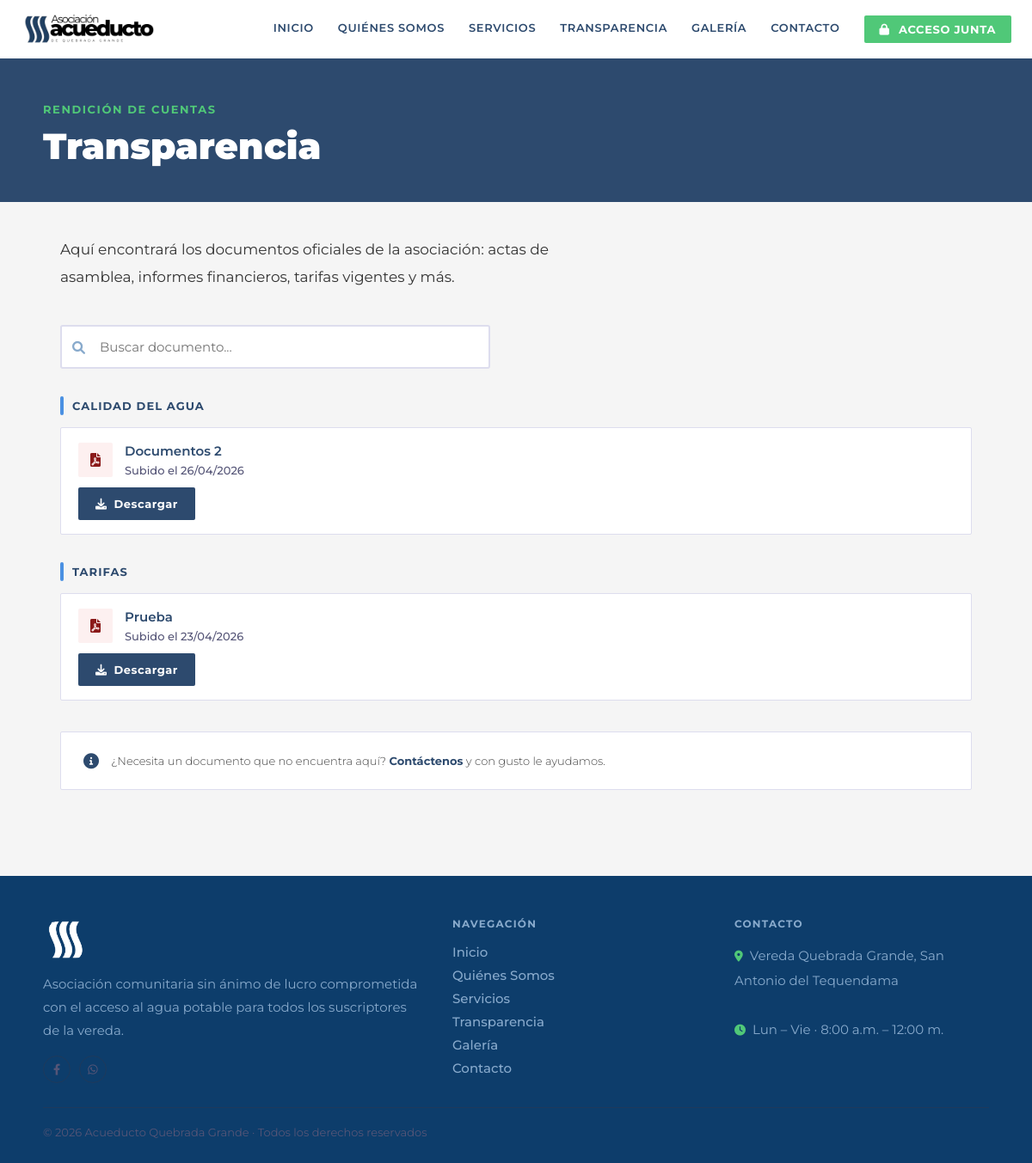
Page /transparencia on the committed database.
### app.py (models this page shows)
class Documento(db.Model):
    id = db.Column(db.Integer, primary_key=True)
    nombre = db.Column(db.String(150), nullable=False)
    categoria = db.Column(db.String(50), nullable=False, default='General')
    ruta = db.Column(db.String(200), nullable=False)
    fecha = db.Column(db.DateTime, default=datetime.now)

### app.py (the view)
@app.route('/transparencia')
def transparencia():
    documentos = Documento.query.order_by(Documento.fecha.desc()).all()
    return render_template('transparencia.html', documentos=documentos)

### app.py (called while the page is built)
@app.after_request
def set_headers(response):
    response.headers['X-Frame-Options'] = 'SAMEORIGIN'
    response.headers['Content-Security-Policy'] = "frame-src 'self' https://www.google.com https://maps.google.com https://www.google.com/maps/"
    return response

@app.template_filter('fecha_es')
def fecha_es(dt):
    return f"{dt.day:02d}/{dt.month:02d}/{dt.year}"

### templates/transparencia.html (shortened to what this page needs)
{% extends "base.html" %}
{% block content %}
<div style="background:#2d4a6e; padding:48px 24px 40px;">
    <div style="max-width:1100px; margin:0 auto;">
        <p style="font-size:13px; font-weight:700; letter-spacing:0.12em; text-transform:uppercase; color:#50C878; margin-bottom:10px;">Rendición de cuentas</p>
        <h1 style="font-size:clamp(28px,4vw,42px); font-weight:900; color:#fff; line-height:1.2;">Transparencia</h1>
    </div>
</div>
<div class="container">
    <p style="font-size:17px; font-weight:400; color:#333; line-height:1.85; max-width:640px; margin-bottom:40px;">
        Aquí encontrará los documentos oficiales de la asociación: actas de asamblea, informes financieros, tarifas vigentes y más.
    </p>
    <div style="margin-bottom:32px;">
        <div style="position:relative; max-width:500px;">
            <i class="fas fa-search" style="position:absolute; left:14px; top:50%; transform:translateY(-50%); color:#88aacc; font-size:15px;"></i>
            <input type="text" id="buscador" placeholder="Buscar documento..."
                oninput="filtrarDocs()"
                style="width:100%; padding:14px 14px 14px 44px; border:2px solid #ddddee; border-radius:3px; font-family:'Montserrat',sans-serif; font-size:15px; outline:none; color:#333333; background:#fff; transition:border-color 0.2s;"
                onfocus="this.style.borderColor='#4A90E2'"
                onblur="this.style.borderColor='#ddddee'">
        </div>
    </div>
    {% if documentos %}
        {% set categorias = documentos | map(attribute='categoria') | unique | list %}
        {% for cat in categorias %}
        <div class="cat-block" style="margin-bottom:32px;">
            <div style="display:flex; align-items:center; gap:10px; margin-bottom:14px;">
                <div style="width:4px; height:22px; background:#4A90E2; border-radius:2px;"></div>
                <h2 style="font-size:13px; font-weight:700; letter-spacing:0.08em; text-transform:uppercase; color:#2d4a6e;">{{ cat }}</h2>
            </div>
            <div style="background:#fff; border:1px solid #ddddee; border-radius:2px; overflow:hidden;">
                {% for doc in documentos if doc.categoria == cat %}
                <div class="doc-row" style="display:flex; flex-direction:column; padding:16px 20px; border-bottom:1px solid #eeeef5; gap:12px; {% if loop.last %}border-bottom:none;{% endif %}">
                    <div style="display:flex; align-items:center; gap:14px;">
                        <div style="background:#fdf0f0; width:40px; height:40px; border-radius:2px; display:flex; align-items:center; justify-content:center; flex-shrink:0;">
                            <i class="fas fa-file-pdf" style="color:#8b1a1a; font-size:16px;"></i>
                        </div>
                        <div>
                            <p style="font-size:15px; font-weight:600; color:#2d4a6e; line-height:1.4;">{{ doc.nombre }}</p>
                            <p style="font-size:13px; font-weight:500; color:#555577; margin-top:4px;">Subido el {{ doc.fecha | fecha_es }}</p>
                        </div>
                    </div>
                    <a href="/documentos/{{ doc.ruta }}" target="_blank"
                        style="display:inline-flex; align-items:center; gap:8px; background:#2d4a6e; color:#fff; font-family:'Montserrat',sans-serif; font-size:13px; font-weight:700; padding:11px 20px; border-radius:2px; text-decoration:none; letter-spacing:0.04em; align-self:flex-start;">
                        <i class="fas fa-download"></i> Descargar
                    </a>
                </div>
                {% endfor %}
            </div>
        </div>
        {% endfor %}
    {% endif %}
    <div style="margin-top:36px; border:1px solid #ddddee; padding:22px 26px; border-radius:2px; display:flex; align-items:center; gap:14px; background:#fff;">
        <i class="fas fa-info-circle" style="color:#2d4a6e; font-size:18px; flex-shrink:0;"></i>
        <p style="font-size:13px; font-weight:300; color:#444; line-height:1.7;">¿Necesita un documento que no encuentra aquí? <a href="/contacto" style="color:#2d4a6e; font-weight:700; text-decoration:none;">Contáctenos</a> y con gusto le ayudamos.</p>
    </div>
</div>
{% endblock %}

### templates/base.html (style rules this page uses)
* { box-sizing: border-box; margin: 0; padding: 0; }
:root { --marino: #1a6fa8; --marino2: #1a6fa8; --dorado: #50C878; --verde: #4A90E2; --verde2: #3a7acc; --gris: #F5F5F5; --texto: #333333; --suave: #444466; }
body { font-family: 'Montserrat', sans-serif; font-size: 17px; background: var(--gris); color: var(--texto); display: flex; flex-direction: column; min-height: 100vh; }
.container { max-width: 1100px; margin: 0 auto; padding: 40px 20px; }

### rows in the picture
Documento: categoria "CALIDAD DEL AGUA", nombre "Documentos 2", fecha|fecha_es "26/04/2026"
Documento: categoria "TARIFAS", nombre "Prueba", fecha|fecha_es "23/04/2026"
